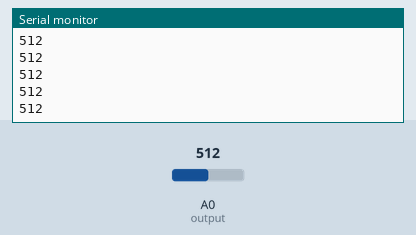
Bench run of a sketch on a simulated Arduino Uno, built with avr-gcc and run on an emulated ATmega328P. On the bench: the last lines printed to the serial monitor. The test bench sets the inputs (shaded band); at power-on: A0 (output) = 512.

Above: at 1.2 s.
1.3 s: A0 (output) set to 716
At 1.56 s:
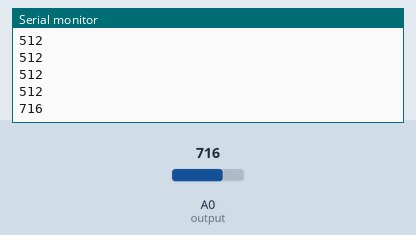
2.8 s: A0 (output) set to 900
At 2.96 s:
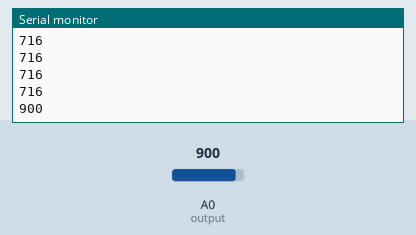
Timing chart, 0 to 5.8 s (numbered marks = the images above; inputs shaded):
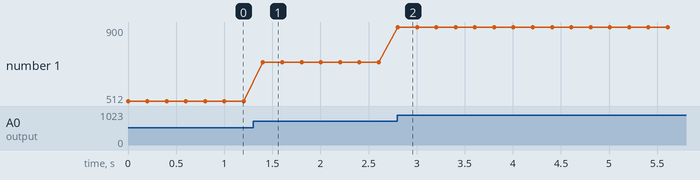

Measured:
- after the input at 1.3 s, the serial monitor: prints a new line after 0.10 s (image 1)
- after the input at 2.8 s, the serial monitor: prints a new line at once (image 2)
- plotted number 1: 512 → 716 after the input at 1.3 s, 716 → 900 after the input at 2.8 s

The sketch:

ir_led_test_1.ino
```cpp
#define output A0
//#define led 13
int check;
void setup() {
  //pinMode(led, OUTPUT);
  pinMode(output, INPUT);
  Serial.begin(9600);
}
void loop() {
  check = analogRead(output);
  Serial.println(check);
  Serial.println("\n");//Reads the output of the obstacle sensor from the 7th PIN of the Digital section of the arduino
//  if (check == LOW) //LOW means something is ahead, so illuminates the 13th Port connected LED
//  {
//    Serial.println("BLACK \n");
//    //digitalWrite(led, HIGH);//Illuminates the 13th Port LED
//  }
//  else
//  {
//    Serial.println("WHITE \n");
//    //digitalWrite(led, LOW);
// }
  delay(200);
}
```
